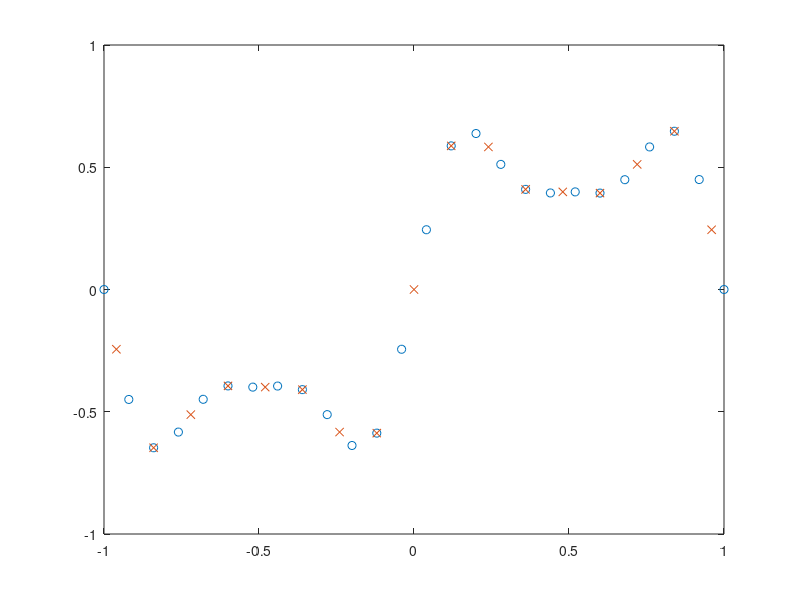

Here is the MATLAB script that generated this plot: (Note: this script raises an error after producing the figure.)
% This is a test code for testing simple curve generation
% Here, anfis is faster :(
% Also, most of the time in exanfis function is taken while running evalfis

n_pts = 51;
x = linspace(-1, 1, n_pts)';
y = 0.6 * sin(pi * x) + 0.3 * sin(3 * pi * x) + 0.1 * sin(5 * pi * x);
data = [x y];
data_train = data(1 : 2 : n_pts, :);
data_test = data(2 : 3 : n_pts, :);

figure(1)
plot(data_train(:, 1), data_train(:, 2), 'o', data_test(:, 1), data_test(:, 2), 'x')

n_mfs = 5;

a_fis = anfis(data_train, n_mfs);

e_fis = exanfis(data_train(:, 1), data_train(:, 2)', n_mfs);

figure(2)
plot(data_test(:, 1), evalfis(data_test(:, 1), a_fis));

figure(3)
plot(data_test(:, 1), evalfis(data_test(:, 1), e_fis));